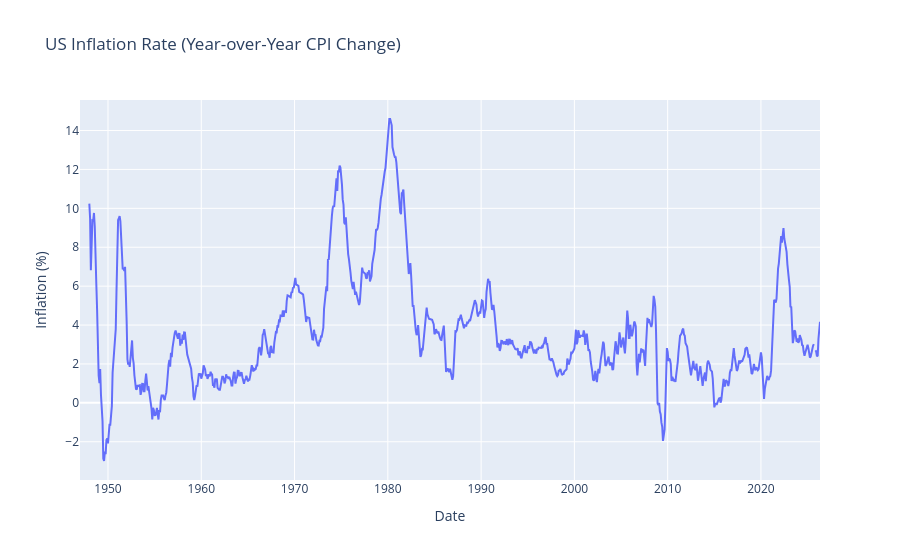

Write notebook code for a chart like this one.
### Markdown cell above
## 2. Inflation Rate (Year over Year CPI Change)
The Consumer Price Index (CPI) measures changes in the price of a basket of goods and services over time. This chart shows the year over year percentage change the "inflation rate" referenced in financial news and central bank policy decisions. Note the sharp rise in 2022 which prompted aggressive Federal Reserve rate hikes.

### Code cell
# Pull CPI (inflation) data
cpi = fred.get_series('CPIAUCSL')

# Calculate year-over-year % change — this is the actual "inflation rate" people talk about
inflation_rate = cpi.pct_change(periods=12) * 100

# Plot it
fig2 = go.Figure()
fig2.add_trace(go.Scatter(x=inflation_rate.index, y=inflation_rate.values, name='YoY Inflation %'))

fig2.update_layout(
    title='US Inflation Rate (Year-over-Year CPI Change)',
    xaxis_title='Date',
    yaxis_title='Inflation (%)'
)

fig2.show()

### Figure 1 — Plotly figure (JSON) as saved in the notebook; plotly's stock layout.template omitted (floating-point values rounded to 4 significant figures; data arrays with more than 128 entries replaced by an {"elided": "..."} marker saying what was removed)
{"data": [{"name": "YoY Inflation %", "type": "scatter", "x": {"elided": "953 str values"}, "y": {"elided": "953 float values"}}], "layout": {"title": {"text": "US Inflation Rate (Year-over-Year CPI Change)"}, "xaxis": {"title": {"text": "Date"}}, "yaxis": {"title": {"text": "Inflation (%)"}}}}
